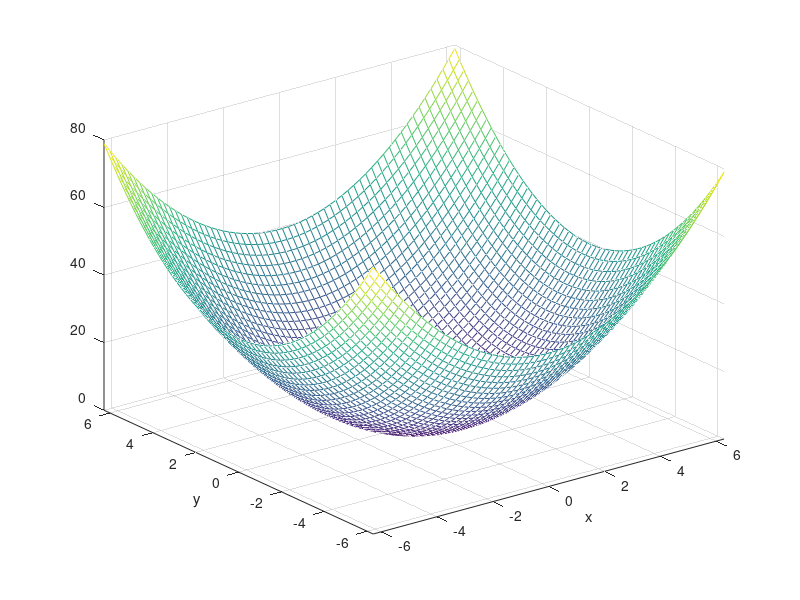
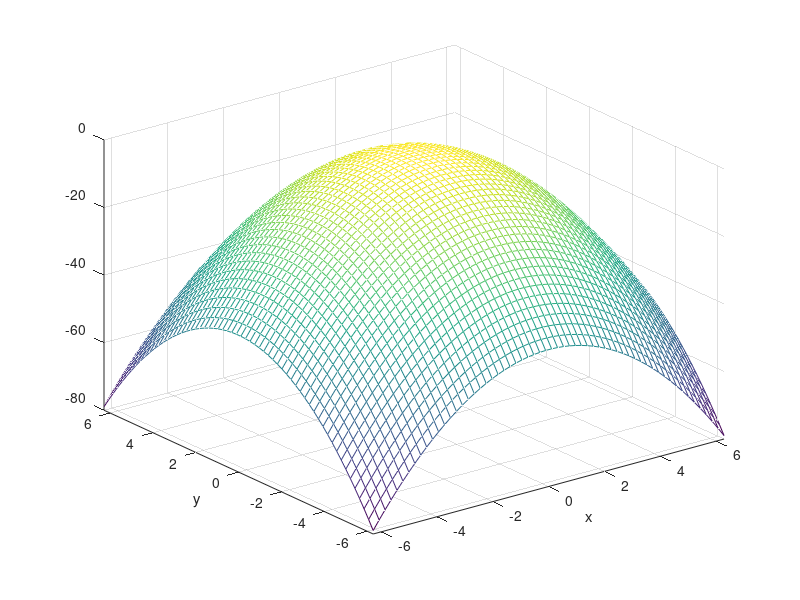
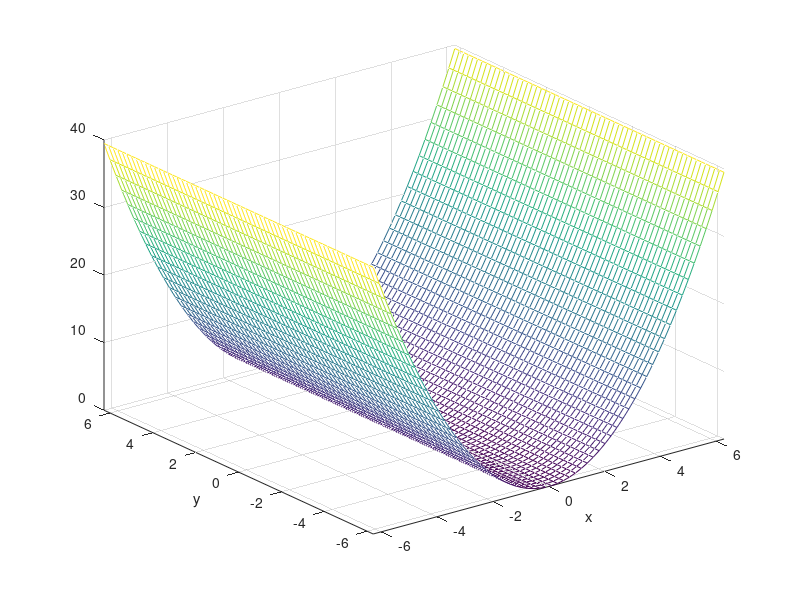
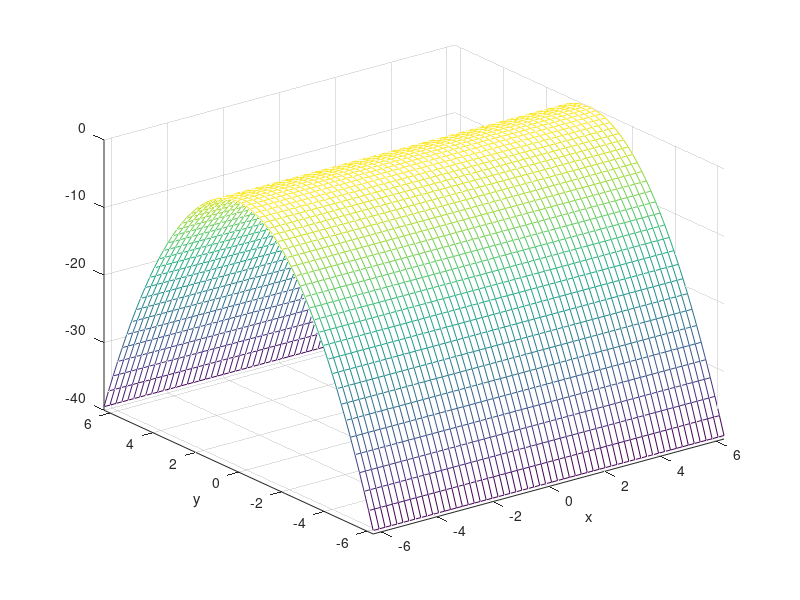

Recreate these plots in MATLAB, in order.
clear;
close all;
figure;
ezmesh(@(x,y) (x.^2 + y.^2))
title('')
print('-depsc','pd.eps');
figure;
ezmesh(@(x,y) (-x.^2-y.^2))
title('')
print('-depsc','nd.eps');
figure;
ezmesh(@(x,y) (x.^2))
title('')
print('-depsc','psd.eps');
figure;
ezmesh(@(x,y) (-y.^2))
title('')
print('-depsc','nsd.eps');
figure;
ezmesh(@(x,y) (x.^2-y.^2))
title('')
print('-depsc','id.eps');
figure;
ezmesh(@(x,y) (x.^2+y.^3))
title('')
print('-depsc','id2.eps');